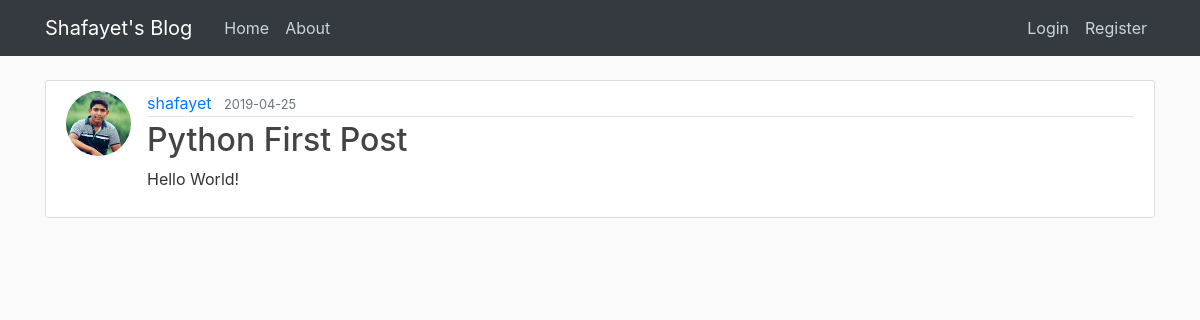
/post/1, run on the app's committed database.
### flask_app/models.py (models this page shows, shortened)
class User(db.Model, UserMixin):
    id = db.Column(db.Integer, primary_key=True)
    first_name = db.Column(db.String(50), nullable=False)
    last_name = db.Column(db.String(50), nullable=False)
    user_name = db.Column(db.String(20), unique=True, nullable=False)
    email = db.Column(db.String(120), unique=True, nullable=False)
    image_file = db.Column(db.String(20), nullable=False, default='defult.jpg')
    password = db.Column(db.String(60), nullable=False)
    post = db.relationship('Post', backref='author', lazy=True)

class Post(db.Model):
    id = db.Column(db.Integer, primary_key=True)
    title = db.Column(db.String, nullable=False)
    date = db.Column(db.DateTime, nullable=False, default=datetime.utcnow)
    content = db.Column(db.Text, nullable=False)
    user_id = db.Column(db.Integer, db.ForeignKey('user.id'), nullable=False)

### flask_app/routes.py (the view)
@app.route('/post/<post_id>')
def post(post_id):
    post = Post.query.get_or_404(post_id)
    return render_template('post.html', title=post.title, post=post)

### flask_app/templates/post.html (shortened to what this page needs)
{% extends "layout.html" %}
{% block content %}
    <article class="media content-section">
        <img class="rounded-circle article-img"
             src="{{ url_for('static', filename='profile_pics/' + post.author.image_file) }}">
        <div class="media-body">
            <div class="article-metadata">
                <a class="mr-2" href="#">{{ post.author.user_name }}</a>
                <small class="text-muted">{{ post.date.strftime('%Y-%m-%d') }}</small>
            </div>
            <h2 class="article-title">{{ post.title }}</h2>
            <p class="article-content">{{ post.content }}</p>
        </div>
    </article>
{% endblock content %}

### flask_app/static/main.css (style rules this page uses)
body { background: #fafafa; color: #333333; margin-top: 5rem; }
h1, h2, h3, h4, h5, h6 { color: #444444; }
.content-section { background: #ffffff; padding: 10px 20px; border: 1px solid #dddddd; border-radius: 3px; margin-bottom: 20px; }
.article-title { color: #444444; }
.article-content { white-space: pre-line; }
.article-img { height: 65px; width: 65px; margin-right: 16px; }
.article-metadata { padding-bottom: 1px; margin-bottom: 4px; border-bottom: 1px solid #e3e3e3 }

### data on the page
User: image_file (picture), author.user_name "shafayet"
Post: date "2019-04-25", title "Python First Post", content "Hello World!"
